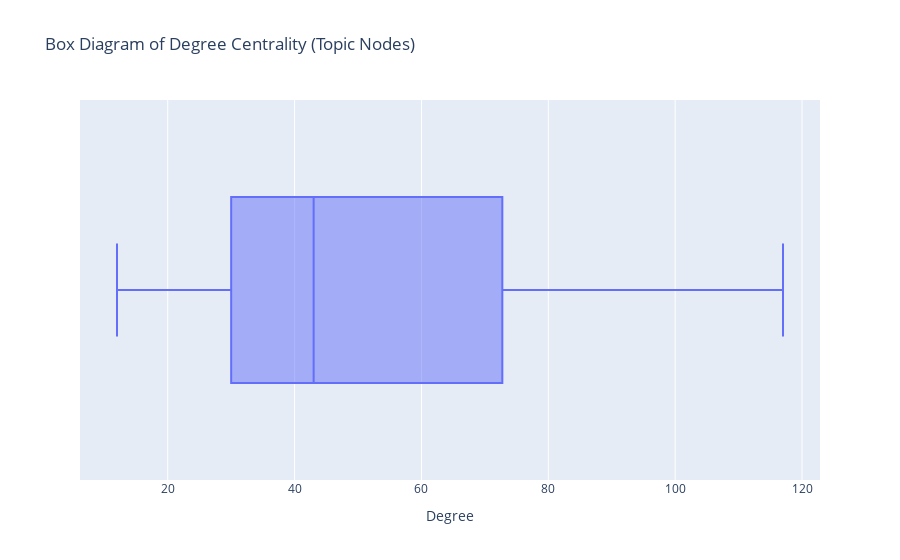

Write notebook code for a chart like this one.
### Code cell
topicDegree = nx.degree(B, topic_nodes) 
topic_degree_df = pd.DataFrame(topicDegree, columns=['User','Degree'])
fig = px.box(topic_degree_df, x='Degree', title="Box Diagram of Degree Centrality (Topic Nodes)")
fig.show()

### Figure 1 — Plotly figure (JSON) as saved in the notebook; plotly's stock layout.template omitted (floating-point values rounded to 4 significant figures)
{"data": [{"alignmentgroup": "True", "hovertemplate": "Degree=%{x}<extra></extra>", "legendgroup": "", "marker": {"color": "#636efa"}, "name": "", "notched": false, "offsetgroup": "", "orientation": "h", "showlegend": false, "type": "box", "x": [12, 117, 30, 17, 30, 96, 45, 43, 34, 43, 82], "x0": " ", "xaxis": "x", "y0": " ", "yaxis": "y"}], "layout": {"autosize": true, "boxmode": "group", "legend": {"tracegroupgap": 0}, "title": {"text": "Box Diagram of Degree Centrality (Topic Nodes)"}, "xaxis": {"anchor": "y", "autorange": true, "domain": [0, 1], "range": [6.167, 122.8], "title": {"text": "Degree"}, "type": "linear"}, "yaxis": {"anchor": "x", "autorange": true, "domain": [0, 1], "range": [-0.5, 0.5], "type": "category"}}}
